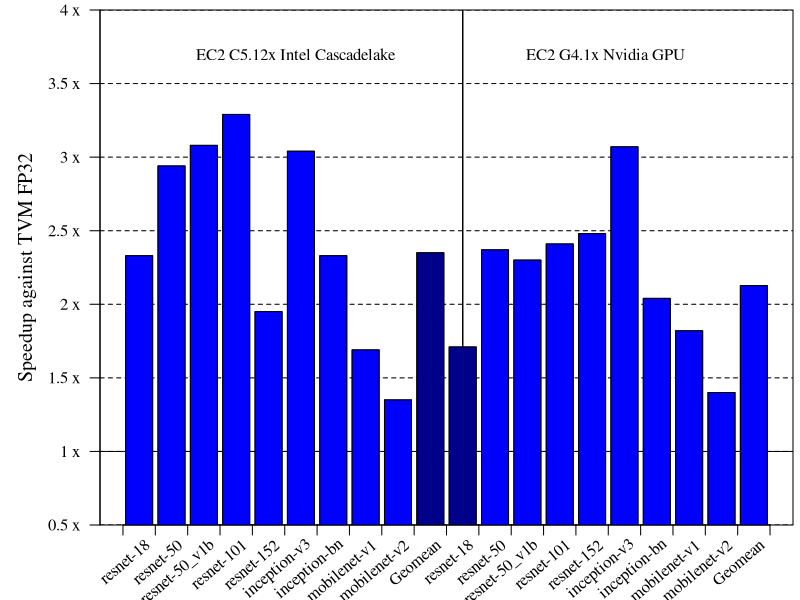

This figure's R source:
scale = 0.9


pdf("money.pdf", height=4.0*scale, width=10*scale)
par(family='Times')
par(oma=c(0,2,0,0))
par(mai=c(0.75,0.60,0.10,0.07))  ##BLTR


sequence = c("resnet18_v1-symbol",
             "resnet50_v1-symbol",
             "resnet50_v1b-symbol",
             "resnet101_v1-symbol",
             "imagenet1k-resnet-152-symbol",
             "inceptionv3-symbol",
             "imagenet1k-inception-bn-symbol",
             "mobilenet1.0-symbol",
             "mobilenetv2_1.0-symbol")

mycols = c()
for (s in sequence) {
    mycols = c(mycols, "blue")
}
mycols = c(mycols, "darkblue")
mycols = c(mycols, "darkblue")

better_names = vector(mode="list", length=length(sequence))
names(better_names) = sequence
better_names[[1]] = "resnet-18"
better_names[[2]] = "resnet-50"
better_names[[3]] = "resnet-50_v1b"
better_names[[4]] = "resnet-101"
better_names[[5]] = "resnet-152"
better_names[[6]] = "inception-v3"
better_names[[7]] = "inception-bn"
better_names[[8]] = "mobilenet-v1"
better_names[[9]] = "mobilenet-v2"

speedup = c()
models = c()
geometric.mean <- function(x){ return(prod(x)^(1/length(x)));}

platforms = c("EC2 C5.12x Intel Cascadelake", "EC2 G4.1x Nvidia GPU")

collect = function(data) {
    fp32_data = data$FP32
    int8_data = data$Int8
    for (s in sequence) {
        row = data[is.element(data$Model, s), ]
        speedup <<- c(speedup, row$Speedup)
        models <<- c(models, better_names[s])
    }
    gmean = geometric.mean(data$Speedup)
    speedup <<- c(speedup, gmean)
    models <<- c(models, "Geomean")
}

collect(read.csv(file = 'c5_fp32_vs_int8.csv'))
speedup <<- c(speedup, 0)
models <<- c (models, "")
collect(read.csv(file = 'g4_fp32_vs_int8.csv'))



ymin = 0.5
ymax = 4.0

cr = speedup
networks = models

barplot(cr, beside=FALSE, ylim=c(ymin,ymax), yaxs='i', yaxt='n', xaxt='n', xpd=FALSE)


yy = seq(ymin, ymax, 0.5)
abline(h=yy, col='black', lty=2)
abline(h=1, col='black')
abline(v=1.2*length(better_names) + 1.2 + 0.7, col='black')
abline(v=1.2*length(better_names) + 1.2 + 0.7, col='black')
abline(v=1.2*length(better_names) + 1.2 + 0.7, col='black')
xx = seq(0, length(networks))*1.2 + 0.5
axis(1, at=xx-0.4, labels=NA)
text(x=xx + 0.5, ymin - 0.12, labels=c(networks, ""), cex=1.00, xpd=NA, srt=40, adj=1)

axis(2, at=yy, label=paste(yy,"x"), las=2, cex.axis=1.0)
mtext("Speedup against TVM FP32", side=2, line=3.2, cex=1.2)
par(new=TRUE)

barplot(cr, beside=FALSE, ylim=c(ymin,ymax), yaxs='i', yaxt='n', xaxt='n', col=mycols, xpd=FALSE)

xx = seq((length(better_names) + 4)/2, length(networks), length(better_names)+ 2.5)
text(x = xx, 3.7, labels=platforms)
print(xx)
box()

dev.off()
